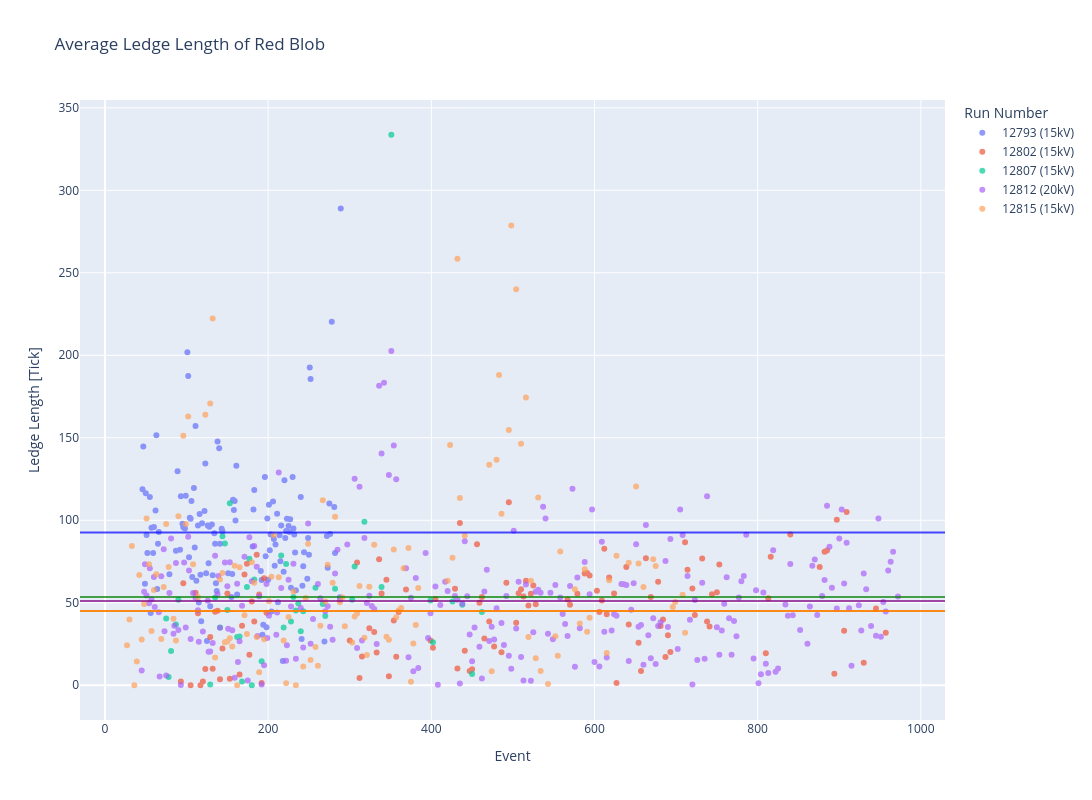

The notebook cell saved with this chart:
### Code cell
channel = 1657
files = []
Event = [178]#,606,735,745,835,1116,1377,1560,1592,1785]
for event in Event:
    files.append(f"/Users/danielcarber/Documents/SBND/Noise Analysis/data/waveform_output_{event}.root")

#print(np.median(Waveform_df['Channel_1'][:np.argmax(Waveform_df['Channel_1'])-20]))
fig = make_subplots(rows=1,cols=1)

fig.add_trace(go.Scatter(x=Run_12793['Event'],y =Run_12793['UA Blob Mean'],name=f"12793 (15kV)",mode = 'markers',opacity = .7),row=1,col=1)
fig.add_trace(go.Scatter(x=Run_12802['Event'],y =Run_12802['UA Blob Mean'],name=f"12802 (15kV)",mode = 'markers',opacity = .7),row=1,col=1)
fig.add_trace(go.Scatter(x=Run_12807['Event'],y =Run_12807['UA Blob Mean'],name=f"12807 (15kV)",mode = 'markers',opacity = .7),row=1,col=1)
fig.add_trace(go.Scatter(x=Run_12812['Event'],y =Run_12812['UA Blob Mean'],name=f"12812 (20kV)",mode = 'markers',opacity = .7),row=1,col=1)
fig.add_trace(go.Scatter(x=Run_12815['Event'],y =Run_12815['UA Blob Mean'],name=f"12815 (15kV)",mode = 'markers',opacity = .7),row=1,col=1)

fig.add_hline(y=np.mean(Run_12793['UA Blob Mean']),line_color='blue',opacity = .7)
fig.add_hline(y=np.mean(Run_12802['UA Blob Mean']),line_color='red',opacity = .7)
fig.add_hline(y=np.mean(Run_12807['UA Blob Mean']),line_color='green',opacity = .7)
fig.add_hline(y=np.mean(Run_12812['UA Blob Mean']),line_color='purple',opacity = .7)
fig.add_hline(y=np.mean(Run_12802['UA Blob Mean']),line_color='orange',opacity = .7)

fig.update_layout(height = 800, width = 1200,showlegend = True)
fig.update_layout(
    title=f"Average Ledge Length of Red Blob",
    xaxis_title="Event",
    yaxis_title="Ledge Length [Tick]",
    legend_title="Run Number",)
#plt.ylim(-100,5000)
#plt.xlim(np.argmax(Waveform_df['Channel_1'])-100,np.argmax(Waveform_df['Channel_1'])+100)
#plt.yscale("log")
#plt.legend(loc = "upper right")
#plt.xlabel("Time [Ticks]")
#plt.ylabel("ADC")
#plt.title("Example Waveform Channel 873")
#plt.show()
fig.show()

### Figure 1 — Plotly figure (JSON) as saved in the notebook; plotly's stock layout.template omitted (floating-point values rounded to 4 significant figures; data arrays with more than 128 entries replaced by an {"elided": "..."} marker saying what was removed)
{"data": [{"mode": "markers", "name": "12793 (15kV)", "opacity": 0.7, "type": "scatter", "x": {"elided": "130 int values"}, "xaxis": "x", "y": {"elided": "130 float values"}, "yaxis": "y"}, {"mode": "markers", "name": "12802 (15kV)", "opacity": 0.7, "type": "scatter", "x": [174, 123, 135, 477, 894, 528, 744, 882, 816, 504, 441, 945, 339, 840, 513, 456, 114, 753, 180, 495, 354, 138, 657, 591, 315, 732, 909, 525, 876, 312, 129, 579, 345, 492, 168, 810, 144, 447, 105, 693, 369, 522, 471, 723, 324, 627, 333, 519, 165, 309, 132, 348, 738, 93, 153, 450, 684, 186, 885, 714, 606, 150, 516, 687, 957, 111, 594, 486, 330, 189, 432, 465, 609, 171, 720, 624, 192, 741, 429, 612, 405, 813, 669, 690, 336, 459, 567, 588, 930, 678, 96, 639, 906, 510, 681, 402, 117, 750, 300, 615, 183, 357, 642, 711, 654, 603, 195, 897, 141, 507, 177, 198, 462, 570, 120, 435, 618, 399, 663, 360], "xaxis": "x", "y": [73.58, 9.849, 44.48, 23.49, 6.973, 49.06, 55.19, 80.86, 77.89, 37.82, 20.94, 46.52, 55.55, 91.31, 53.82, 85.41, 43.71, 73.26, 50.83, 111.0, 39.23, 45.22, 8.711, 68.11, 17.46, 76.8, 105.0, 60.53, 71.6, 4.39, 29.27, 55.53, 63.91, 62.2, 36.06, 19.35, 22.2, 8.646, 0.05143, 20.09, 58.1, 55.44, 38.7, 42.66, 34.48, 1.293, 19.84, 48.3, 6.464, 74.4, 10.02, 5.404, 38.68, 2.281, 3.94, 9.696, 39.87, 79.17, 81.68, 69.95, 44.37, 55.6, 63.37, 17.15, 31.85, 56.03, 66.53, 20.0, 32.32, 54.96, 10.18, 28.4, 51.33, 67.13, 58.59, 55.58, 1.293, 35.59, 58.52, 82.75, 52.23, 52.71, 53.49, 30.25, 76.32, 50.03, 52.05, 67.72, 13.58, 62.69, 61.83, 71.68, 33.1, 58.19, 35.92, 22.71, 0.05714, 56.44, 27.1, 43.06, 38.64, 17.28, 36.85, 86.71, 25.71, 57.22, 64.87, 100.3, 3.613, 55.81, 18.46, 43.89, 53.43, 48.76, 2.337, 98.41, 65.37, 27.16, 76.93, 44.42], "yaxis": "y"}, {"mode": "markers", "name": "12807 (15kV)", "opacity": 0.7, "type": "scatter", "x": [318, 174, 135, 162, 267, 339, 303, 180, 270, 231, 129, 216, 168, 144, 282, 426, 237, 165, 153, 450, 240, 90, 150, 306, 243, 351, 222, 234, 258, 219, 192, 87, 147, 75, 228, 402, 183, 438, 81, 141, 78, 177, 462, 399], "xaxis": "x", "y": [99.13, 59.52, 53.25, 29.28, 49.27, 59.53, 51.77, 0, 42.0, 53.54, 0.4329, 78.66, 2.306, 90.26, 58.51, 50.69, 49.56, 29.57, 110.3, 6.844, 32.68, 51.76, 45.68, 71.94, 44.9, 333.7, 73.54, 45.3, 59.02, 35.07, 14.51, 36.87, 85.91, 40.5, 38.58, 26.1, 64.14, 48.82, 20.73, 34.98, 4.963, 76.66, 44.44, 51.4], "yaxis": "y"}, {"mode": "markers", "name": "12812 (20kV)", "opacity": 0.7, "type": "scatter", "x": {"elided": "268 int values"}, "xaxis": "x", "y": {"elided": "268 float values"}, "yaxis": "y"}, {"mode": "markers", "name": "12815 (15kV)", "opacity": 0.7, "type": "scatter", "x": {"elided": "132 int values"}, "xaxis": "x", "y": {"elided": "132 float values"}, "yaxis": "y"}], "layout": {"height": 800, "legend": {"title": {"text": "Run Number"}}, "shapes": [{"line": {"color": "blue"}, "opacity": 0.7, "type": "line", "x0": 0, "x1": 1, "xref": "x domain", "y0": 92.6, "y1": 92.6, "yref": "y"}, {"line": {"color": "red"}, "opacity": 0.7, "type": "line", "x0": 0, "x1": 1, "xref": "x domain", "y0": 45.04, "y1": 45.04, "yref": "y"}, {"line": {"color": "green"}, "opacity": 0.7, "type": "line", "x0": 0, "x1": 1, "xref": "x domain", "y0": 53.56, "y1": 53.56, "yref": "y"}, {"line": {"color": "purple"}, "opacity": 0.7, "type": "line", "x0": 0, "x1": 1, "xref": "x domain", "y0": 51.12, "y1": 51.12, "yref": "y"}, {"line": {"color": "orange"}, "opacity": 0.7, "type": "line", "x0": 0, "x1": 1, "xref": "x domain", "y0": 45.04, "y1": 45.04, "yref": "y"}], "showlegend": true, "title": {"text": "Average Ledge Length of Red Blob"}, "width": 1200, "xaxis": {"anchor": "y", "domain": [0, 1], "title": {"text": "Event"}}, "yaxis": {"anchor": "x", "domain": [0, 1], "title": {"text": "Ledge Length [Tick]"}}}}
